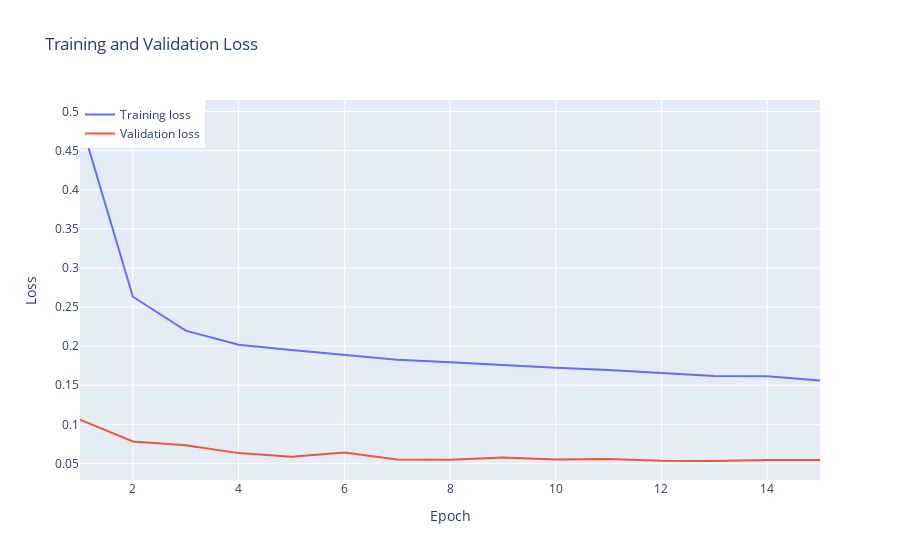

This figure's notebook cell:
### Code cell
lstm_model = LSTM_Model(X_train, y_train)
xgb_model = XGB_Model(X_train, y_train)  # make XGB_Model accept X, y args

### Figure 1 — Plotly figure (JSON) as saved in the notebook; plotly's stock layout.template omitted (floating-point values rounded to 4 significant figures)
{"data": [{"mode": "lines", "name": "Training loss", "type": "scatter", "x": [1, 2, 3, 4, 5, 6, 7, 8, 9, 10, 11, 12, 13, 14, 15], "y": [0.4904, 0.2631, 0.2198, 0.2019, 0.1951, 0.189, 0.1825, 0.1794, 0.1756, 0.1722, 0.1695, 0.1661, 0.1619, 0.1616, 0.1562]}, {"mode": "lines", "name": "Validation loss", "type": "scatter", "x": [1, 2, 3, 4, 5, 6, 7, 8, 9, 10, 11, 12, 13, 14, 15], "y": [0.1058, 0.07797, 0.07335, 0.06314, 0.05855, 0.06408, 0.05488, 0.05457, 0.0577, 0.05507, 0.05574, 0.0534, 0.05307, 0.05433, 0.05422]}], "layout": {"legend": {"traceorder": "normal", "x": 0, "y": 1}, "title": {"text": "Training and Validation Loss"}, "xaxis": {"title": {"text": "Epoch"}}, "yaxis": {"title": {"text": "Loss"}}}}
